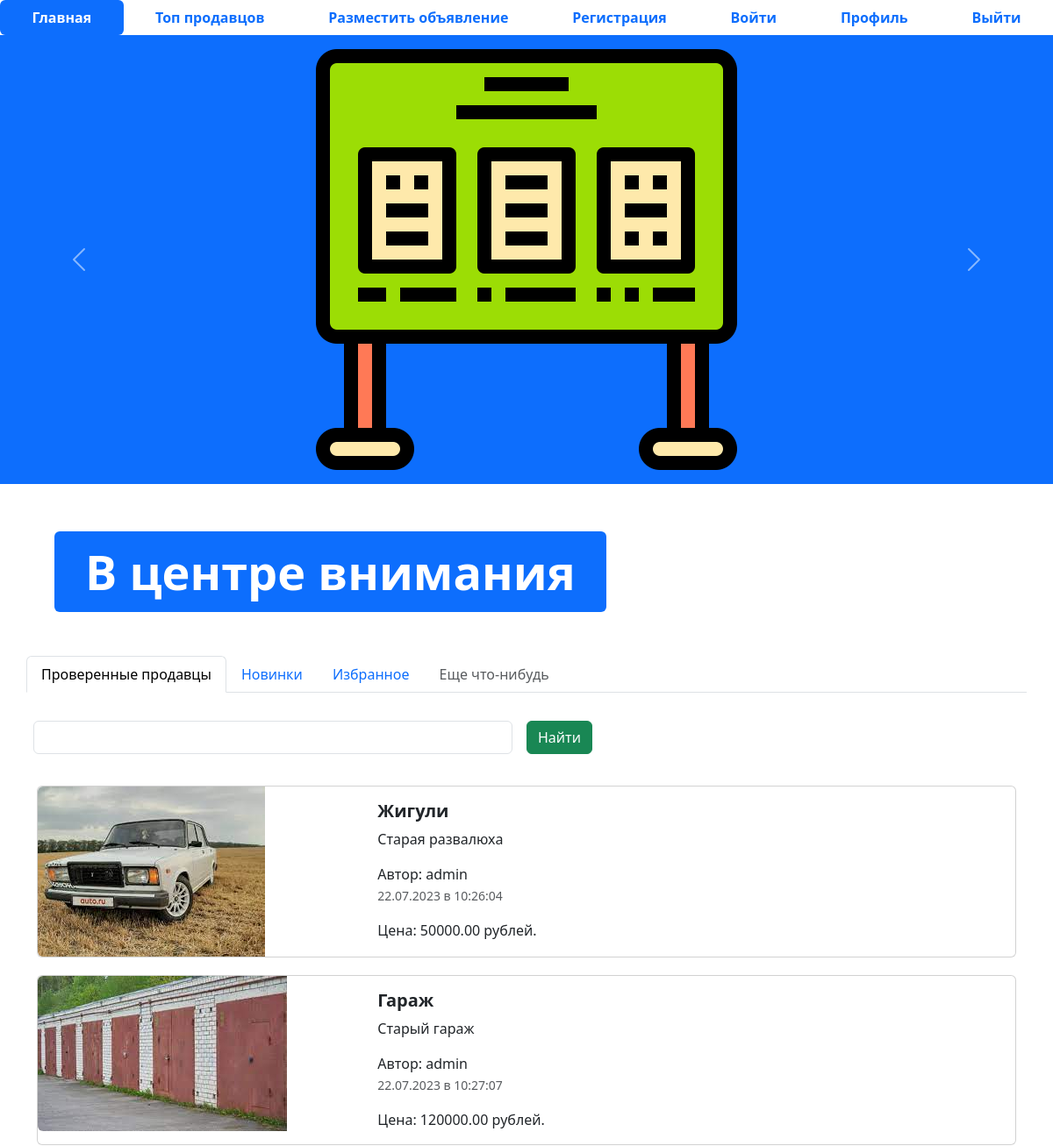
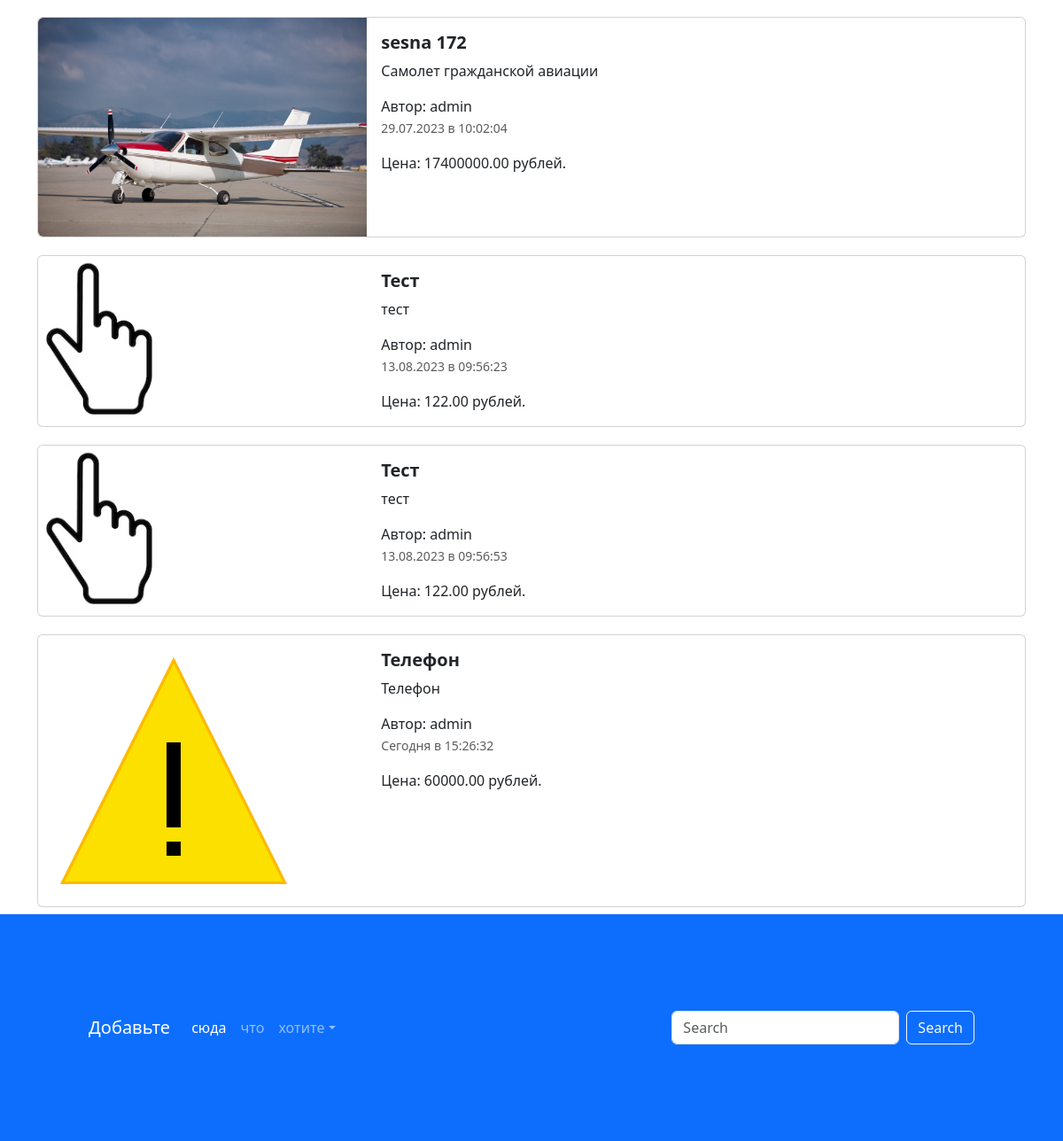
The page / on the database its author committed (2 pictures, top to bottom).
### app/models.py (models this page shows, shortened)
class Advertisement(models.Model):
    user = models.ForeignKey(
        User,
        verbose_name="Пользователь",
        on_delete=models.CASCADE
    )
    image = models.ImageField(
        'Изображение',
        upload_to='advertisements/'
    )
    title = models.CharField('заголовок', max_length=128)
    description = models.TextField('описание')
    price = models.DecimalField('цена', max_digits=10, decimal_places=2)
    auction = models.BooleanField('торг', help_text='Отметьте, уместен ли торг')
    created_at = models.DateTimeField(auto_now_add=True)
    updated_at = models.DateTimeField(auto_now=True)
    @admin.display(description = 'Дата создания')
    def created_date(self):
        from django.utils import timezone
        if self.created_at.date() == timezone.now().date():
            created_date=  self.created_at.strftime("%H:%M:%S")
            return self.created_at.strftime("Сегодня в %H:%M:%S") #format_html('<span>Сегодня в {}</span>', created_date)
        return self.created_at.strftime("%d.%m.%Y в %H:%M:%S")
    class Meta:
        db_table = 'advertisements'

### app/views.py (the view)
# urls.py: path('', index, name='main-page'),
def index(request):
    ads = Advertisement.objects.all()
    context = {'advertisements': ads}
    return render(request, 'app/index.html', context)

### templates/app/index.html (shortened to what this page needs)
{% extends 'base.html' %}
{% load static %}
{%block content %}
<ul class="nav nav-pills sticky-top bg-white nav-fill">
  <li class="nav-item">
    <a class="nav-link active" aria-current="page" href="{% url 'main-page'%}">
      <span style="font-weight: bold;">Главная</span>
    </a>
  </li>
  <li class="nav-item">
    <a class="nav-link" href="{% url 'top-sellers'%}"><span style="font-weight: bold;">Топ продавцов</span>
    </a>
  </li>
  <li class="nav-item">
    <a class="nav-link" href="{% url 'advertisement-post'%}">
      <span style="font-weight: bold;">Разместить объявление</span>
    </a>
  </li>
  <li class="nav-item">
    <a class="nav-link" href="{% url 'register'%}">
      <span style="font-weight: bold;">Регистрация</span>
    </a>
  </li>
  <li class="nav-item">
    <a class="nav-link" href="{% url 'login'%}">
      <span style="font-weight: bold;">Войти</span>
    </a>
  </li>
  <li class="nav-item">
    <a class="nav-link" href="{% url 'profile'%}">
      <span style="font-weight: bold;">Профиль</span>
    </a>
  </li>
  <li class="nav-item">
    <a class="nav-link" href="{% url 'logout'%}">
      <span style="font-weight: bold;">Выйти</span>
    </a>
  </li>
</ul>
<div id="carouselExampleControls" class="carousel slide bg-primary" data-bs-ride="carousel">
  <div class="carousel-inner">
    <div class="carousel-item active">
      <img src="{% static 'img/default.png' %}" class="mx-auto d-block w-33" alt="...">
    </div>
  </div>
  <button class="carousel-control-prev" type="button" data-bs-target="#carouselExampleControls" data-bs-slide="prev">
    <span class="carousel-control-prev-icon" aria-hidden="true"></span>
  </button>
  <button class="carousel-control-next" type="button" data-bs-target="#carouselExampleControls" data-bs-slide="next">
    <span class="carousel-control-next-icon" aria-hidden="true"></span>
  </button>
</div>
<div class="container" style="margin: 50px;">
  <div class="display-2">
    <span class="badge bg-primary">В центре внимания</span>
  </div>
</div>
<div class="container">
  <div class="row">
    <ul class="nav nav-tabs bg-white">
      <li class="nav-item">
        <a class="nav-link active" aria-current="page" href="#">Проверенные продавцы</a>
      </li>
      <li class="nav-item">
        <a class="nav-link" href="#">Новинки</a>
      </li>
      <li class="nav-item">
        <a class="nav-link" href="#">Избранное</a>
      </li>
      <li class="nav-item">
        <a class="nav-link disabled" href="#" tabindex="-1" aria-disabled="true">Еще что-нибудь</a>
      </li>
    </ul>
    <form class="row g-3">
      <div class="col-auto w-50">
        <input type="text" class="form-control">
      </div>
      <div class="col-auto">
        <button type="submit" class="btn btn-success mb-3">Найти</button>
      </div>
    </form>
  </div>
  <div class="col">
    {% for adv in advertisements %}
    <div class="card mb-2" style="max-width: 1200px; margin-top: 20px;">
      <div class="row g-0">
        <div class="col-md-4">
          <a href="advertisement.html" class="nav-link">
            <img src="{% if adv.image %}{{adv.image.url}}{%else%}{%static 'img/default.png'%}{% endif %}" class="img-fluid rounded-start" alt="Card title">
          </a>
        </div>
        <div class="col-md-8">
          <div class="card-body">
            <h5 class="card-title">
              <a href="advertisement.html" class="nav-link"><strong>{{ adv.title }}</strong></a>
            </h5>
            <a href="advertisement.html" class="nav-link">
              <p class="card-text">
                {{ adv.description }}
              </p>
              <span>Автор: {{ adv.user }}</span>
              <p class="card-text"><small class="text-muted">{{ adv.created_date }}</small></p>
              <span>Цена: {{ adv.price }} рублей.</span>
            </a>
          </div>
        </div>
      </div>
    </div>
    {% endfor %}
  </div>
</div>
<footer style="padding: 100px;" class="bg-primary">
  <nav class="navbar navbar-expand-sm navbar-dark">
    <a class="navbar-brand" href="#">Добавьте</a>
    <div class="collapse navbar-collapse" id="collapsibleNavId">
      <ul class="navbar-nav me-auto mt-2 mt-lg-0">
        <li class="nav-item">
          <a class="nav-link active" href="#" aria-current="page">сюда</a>
        </li>
        <li class="nav-item">
          <a class="nav-link" href="#">что</a>
        </li>
        <li class="nav-item dropdown">
          <a class="nav-link dropdown-toggle" href="#" id="dropdownId" data-bs-toggle="dropdown" aria-haspopup="true"
             aria-expanded="false">хотите</a>
        </li>
      </ul>
      <form class="d-flex my-2 my-lg-0">
        <input class="form-control me-sm-2" type="text" placeholder="Search">
        <button class="btn btn-outline-light my-2 my-sm-0" type="submit">Search</button>
      </form>
    </div>
  </nav>
</footer>
{% endblock %}

### templates/base.html (shortened to what this page needs)
{% load static %}
<!DOCTYPE html>
<html lang="en">
<head>
  <link href="{% static 'css/bootstrap.min.css' %}" rel="stylesheet">
  <link rel="stylesheet" href="{% static 'css/fontello.css' %}">
</head>
<body>
{% block content %}
{% endblock %}
</body>
</html>

### rows shown on the page
Advertisement: image (picture), title "Жигули", description "Старая развалюха", user "admin", created_date "22.07.2023 в 10:26:04", price "50000.00"
Advertisement: image (picture), title "Гараж", description "Старый гараж", user "admin", created_date "22.07.2023 в 10:27:07", price "120000.00"
Advertisement: image (picture), title "sesna 172", description "Самолет гражданской авиации", user "admin", created_date "29.07.2023 в 10:02:04", price "17400000.00"
Advertisement: image (picture), title "Тест", description "тест", user "admin", created_date "13.08.2023 в 09:56:23", price "122.00"
Advertisement: image (picture), title "Тест", description "тест", user "admin", created_date "13.08.2023 в 09:56:53", price "122.00"
Advertisement: image (picture), title "Телефон", description "Телефон", user "admin", created_date "Сегодня в 15:26:32", price "60000.00"
